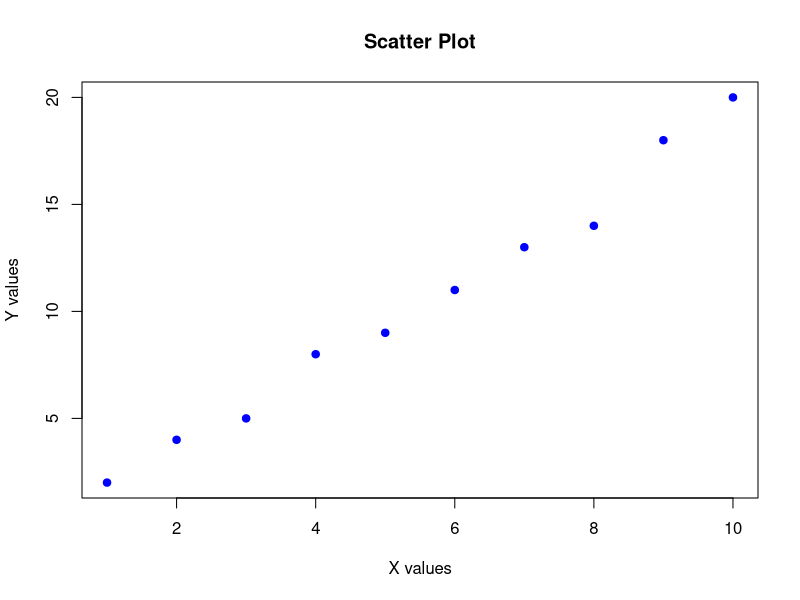
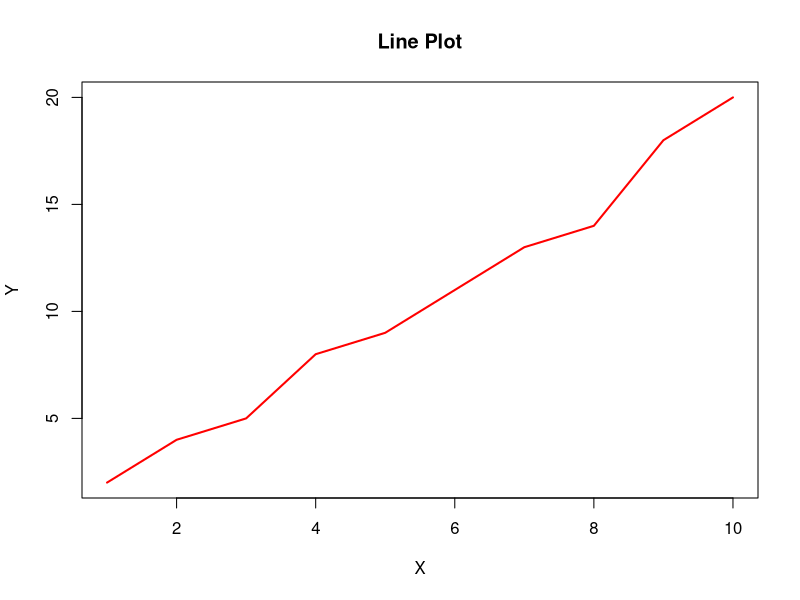
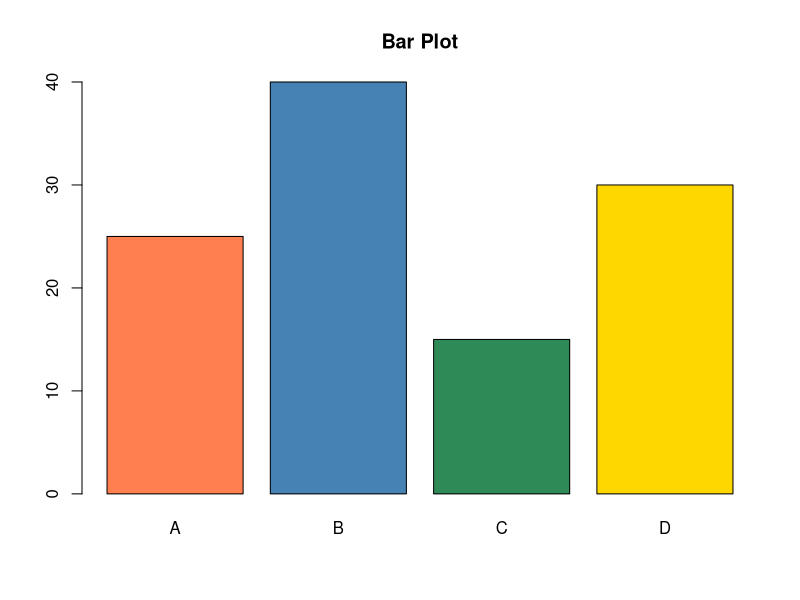
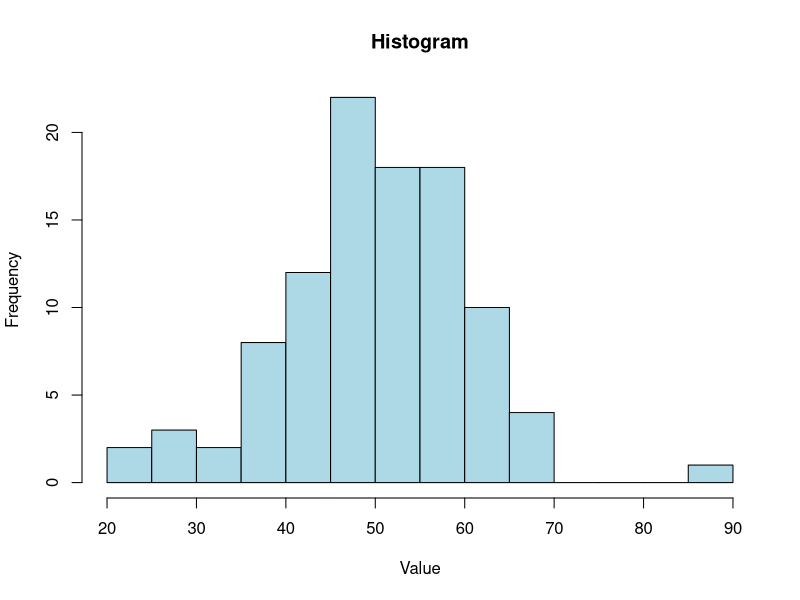
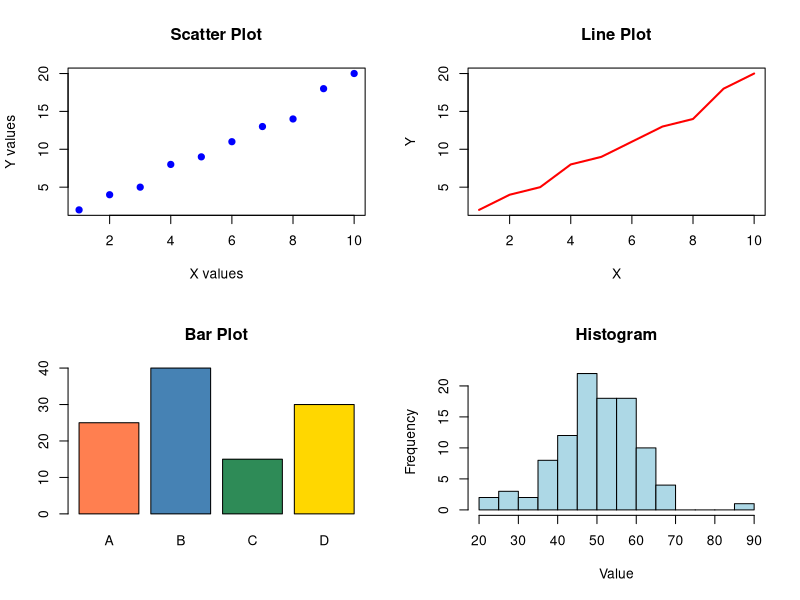

Source code (R) for these figures, in order:
## ---- chunk 1
knitr::opts_chunk$set
#
## ---- chunk 2
x <- 1:10
y <- c(2, 4, 5, 8, 9, 11, 13, 14, 18, 20)
categories <- c("A", "B", "C", "D")
values <- c(25, 40, 15, 30)
## ---- chunk 3
plot(x, y,
     main = "Scatter Plot",
     xlab = "X values",
     ylab = "Y values",
     col = "blue",
     pch = 19)
## ---- chunk 4
plot(x, y,
     type = "l",
     main = "Line Plot",
     xlab = "X",
     ylab = "Y",
     col = "red",
     lwd = 2)
## ---- chunk 5
barplot(values,
        names.arg = categories,
        main = "Bar Plot",
        col = c("coral", "steelblue", "seagreen", "gold"))
## ---- chunk 6
data <- rnorm(100, mean = 50, sd = 10)
hist(data,
     main = "Histogram",
     xlab = "Value",
     col = "lightblue",
     breaks = 10)
## ---- chunk 7
par(mfrow = c(2, 2))

# Scatter plot
plot(x, y,
     main = "Scatter Plot",
     xlab = "X values",
     ylab = "Y values",
     col = "blue",
     pch = 19)

# Line plot
plot(x, y,
     type = "l",
     main = "Line Plot",
     xlab = "X",
     ylab = "Y",
     col = "red",
     lwd = 2)

# Bar plot
barplot(values,
        names.arg = categories,
        main = "Bar Plot",
        col = c("coral", "steelblue", "seagreen", "gold"))

# Histogram
hist(data,
     main = "Histogram",
     xlab = "Value",
     col = "lightblue",
     breaks = 10)

par(mfrow = c(1, 1))
